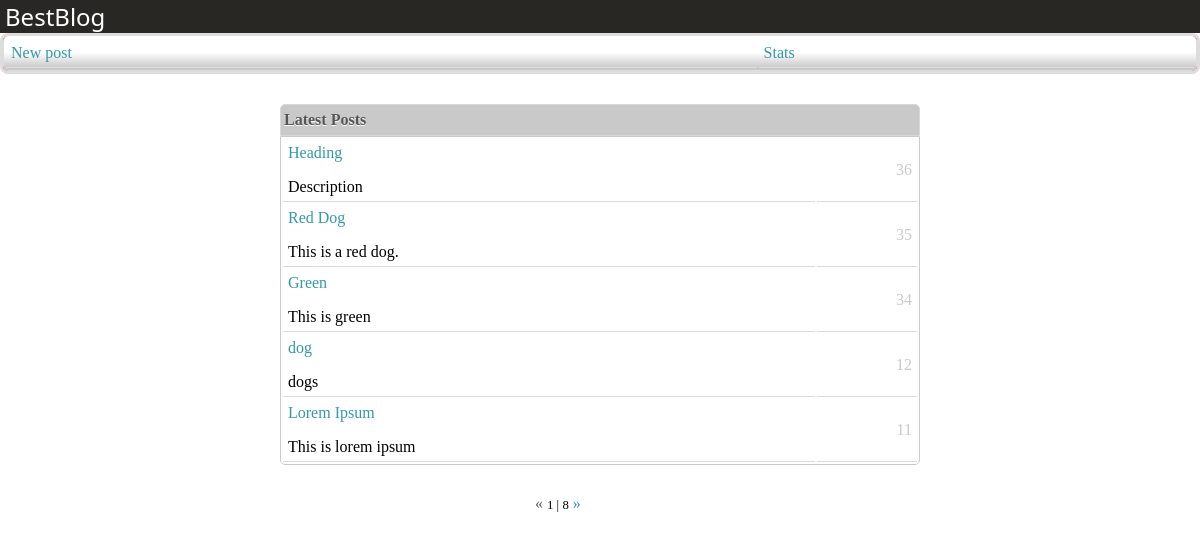
The page /posts on the database its author committed.
### bestblog/models.py (models this page shows, shortened)
class Post(models.Model):
    heading = models.CharField(max_length=200)
    description = models.CharField(max_length=200)
    text = models.TextField()
    date = models.DateTimeField(default=datetime.datetime.now)
    publisher = models.ForeignKey('bestblog.User')

### bestblog/views.py (the view)
# urls.py: url(r'^posts$', 'show_n_posts'),
def show_n_posts(request):
    posts = Post.objects.all().order_by('-date')
    paginator = Paginator(posts, 5)
    n = request.GET.get('page')
    page = n
    try:
	posts = paginator.page(page)
    except PageNotAnInteger:
	posts = paginator.page(1)
    except EmptyPage:
        posts = paginator.page(paginator.num_pages)
    return render_to_response('index.html', {'posts': posts})

### bestblog/templates/index.html (shortened to what this page needs)
{% extends "base.html" %}
{% block content %}
<div id="content">
  <div id="menu">
    <table id="menuTable">
      <tr>
	<td><a href="/post/new/">New post</a></td>
	<td><a href="/post/stats/">Stats</a></td>
      </tr>
</table>
</div>
<div id="mainContent">
  {% if posts %}
  <table>
    <caption>Latest Posts</caption>
    {% for post in posts %}
    <tr><td><a href="/post/{{ post.id }}/">{{ post.heading }}</a>
	<p>{{ post.description }}</p></td><td id="numbering">{{ post.id }} </td></tr>
    {% endfor %}
  </table>
  {% else %}
  <p>No posts available.</p>
  {% endif %}
  <div id="paginationCurrent">
    {% if posts.number > 1 %}
    <a href="posts?page={{ posts.previous_page_number }}">&#x00AB </a>
    {% else %}
    <p class="grayedOut">&#x00AB</p>
    {% endif %}
    <p class="control">{{ posts.number }} | {{ posts.paginator.num_pages }}</p>
    {% if posts.number <= posts.paginator.num_pages|add:"-1" %}
			  <a href="posts?page={{ posts.next_page_number }}"> &#x00BB</a>
			  {% else %}
    <p class="grayedOut">&#x00BB</p>
    {% endif %}
  </div>
</div>
</div>
<link rel="stylesheet" href="/static/css/index.css"text/css"/>
{% endblock content %}

### bestblog/templates/base.html (shortened to what this page needs)
<html xmlns="http://www.w3.org/1999/xhtml" xml:lang="en" lang="en">
  <head>
  </head>
  <body>
    {% block header %}
    <div id="header">
        <div id="logo"><a href="/posts?page=1">BestBlog</a></div>
    </div>
    {% endblock header%}
    {% block content %}
    {% endblock content %}
    <link rel="stylesheet" href="/static/css/base.css" type="text/css"/>
  </body>
</html>

### bestblog/static/css/index.css (style rules this page uses)
body { background-color: #FFFFFF; }
div#menu { background-color: red; border: 3px solid #DDDDDD; border-radius: 8px; }
table#menuTable { width: 100%; margin: auto; margin-top: 10px; border: 1px solid; border-color: #FFFFFF #DDDDDD #DDDDDD; margin-top: 0; border-radius: 5px; background-image: linear-gradient(bottom, rgb(201,201,201) 7%, rgb(255,255,255) 54%, rgb(255,255,255) 77%); background-image: -o-linear-gradient(bottom, rgb(201,201,201) 7%, rgb(255,255,255) 54%, rgb(255,255,255) 77%); background-image: -moz-linear-gradient(bottom, rgb(201,201,201) 7%, rgb(255,255,255) 54%, rgb(255,255,255) 77%); background-image: -webkit-linear-gradient(bottom, rgb(201,201,201) 7%, rgb(255,255,255) 54%, rgb(255,255,255) 77%); background-image: -ms-linear-gradient(bottom, rgb(201,201,201) 7%, rgb(255,255,255) 54%, rgb(255,255,255) 77%); background-image: -webkit-gradient( linear, left bottom, left top, color-stop(0.07, rgb(201,201,201)), color-stop(0.54, rgb(255,255,255)), color-stop(0.77, rgb(255,255,255)) ); }
.control { display: inline; font-size: 80%; }
.grayedOut { display: inline; color: #5F5F5F; }
div#paginationCurrent { padding-top: 30px; margin: auto; width: 130px; }
td#numbering { color: #C9C9C9; align: right; text-align: right; }
div#mainContent table { margin-top: 30px; }
table { width: 640px; margin: auto; border: 1px solid #CACACA; border-bottom-left-radius: 5px; border-bottom-right-radius: 5px; }
table td { border-bottom: 1px solid #DDDDDD; padding: 5px; }
table caption { background-color: #C9C9C9; border-top-left-radius: 5px; border-top-right-radius: 5px; background: -moz-linear-gradient(#FAFAFA, #EAEAEA) repeat scroll 0 0 transparent; border: 1px solid #D8D8D8; color: #555555; font-weight: bold; padding: 6px 3px; text-align: left; text-shadow: 0 1px 0 #FFFFFF; }

### bestblog/static/css/base.css (style rules this page uses)
body { margin: 0; padding: 0; }
a { color: #3399AA; text-decoration: none; }
div#logo { font-family: "Segoe UI","Segoe UI Web Regular","Segoe UI Symbol","Helvetica Neue","BBAlpha Sans","S60 Sans",Arial,"sans-serif"; font-size: 150%; color: #FFFFFF; }
div#logo a { color: #FFFFFF; }
div#header { background-color: #292724; color: #FFFFFF; padding-left: 5px; padding-right: 5px; }

### rows shown on the page
Post: heading "Heading", description "Description", id "36"
Post: heading "Red Dog", description "This is a red dog.", id "35"
Post: heading "Green", description "This is green", id "34"
Post: heading "dog", description "dogs", id "12"
Post: heading "Lorem Ipsum", description "This is lorem ipsum", id "11"

### other values the page prints
{{ posts.number }} "1"
{{ posts.paginator.num_pages }} "8"
